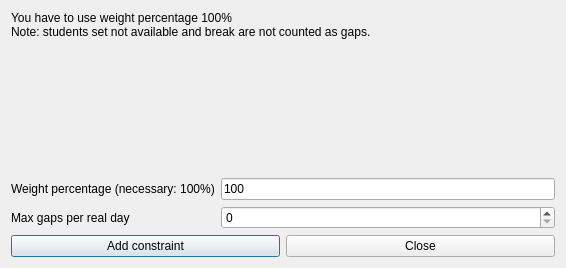
<?xml version="1.0" encoding="UTF-8"?>
<ui version="4.0">
 <class>AddConstraintStudentsMaxGapsPerRealDayForm_template</class>
 <widget class="QDialog" name="AddConstraintStudentsMaxGapsPerRealDayForm_template">
  <property name="geometry">
   <rect>
    <x>0</x>
    <y>0</y>
    <width>566</width>
    <height>268</height>
   </rect>
  </property>
  <property name="windowTitle">
   <string extracomment="This is the title of the dialog to add a new constraint of this type">Add students max gaps per real day</string>
  </property>
  <layout class="QGridLayout" name="gridLayout">
   <item row="0" column="0" colspan="2">
    <widget class="QLabel" name="weightTextLabel_2">
     <property name="sizePolicy">
      <sizepolicy hsizetype="Minimum" vsizetype="Minimum">
       <horstretch>0</horstretch>
       <verstretch>0</verstretch>
      </sizepolicy>
     </property>
     <property name="frameShape">
      <enum>QFrame::NoFrame</enum>
     </property>
     <property name="frameShadow">
      <enum>QFrame::Plain</enum>
     </property>
     <property name="text">
      <string>You have to use weight percentage 100%
Note: students set not available and break are not counted as gaps.</string>
     </property>
     <property name="wordWrap">
      <bool>true</bool>
     </property>
    </widget>
   </item>
   <item row="1" column="0" colspan="2">
    <spacer name="spacer6">
     <property name="orientation">
      <enum>Qt::Vertical</enum>
     </property>
     <property name="sizeType">
      <enum>QSizePolicy::Expanding</enum>
     </property>
     <property name="sizeHint" stdset="0">
      <size>
       <width>20</width>
       <height>40</height>
      </size>
     </property>
    </spacer>
   </item>
   <item row="2" column="0">
    <widget class="QLabel" name="weightTextLabel">
     <property name="frameShape">
      <enum>QFrame::NoFrame</enum>
     </property>
     <property name="frameShadow">
      <enum>QFrame::Plain</enum>
     </property>
     <property name="text">
      <string>Weight percentage (necessary: 100%)</string>
     </property>
     <property name="wordWrap">
      <bool>false</bool>
     </property>
    </widget>
   </item>
   <item row="2" column="1">
    <widget class="QLineEdit" name="weightLineEdit">
     <property name="text">
      <string notr="true">100</string>
     </property>
    </widget>
   </item>
   <item row="3" column="0">
    <widget class="QLabel" name="textLabel1">
     <property name="text">
      <string>Max gaps per real day</string>
     </property>
     <property name="wordWrap">
      <bool>false</bool>
     </property>
    </widget>
   </item>
   <item row="3" column="1">
    <widget class="QSpinBox" name="maxGapsSpinBox"/>
   </item>
   <item row="4" column="0" colspan="2">
    <layout class="QHBoxLayout">
     <item>
      <widget class="QPushButton" name="addConstraintPushButton">
       <property name="text">
        <string>Add constraint</string>
       </property>
      </widget>
     </item>
     <item>
      <widget class="QPushButton" name="closePushButton">
       <property name="text">
        <string>Close</string>
       </property>
      </widget>
     </item>
    </layout>
   </item>
  </layout>
 </widget>
 <layoutdefault spacing="6" margin="11"/>
 <resources/>
 <connections/>
</ui>
